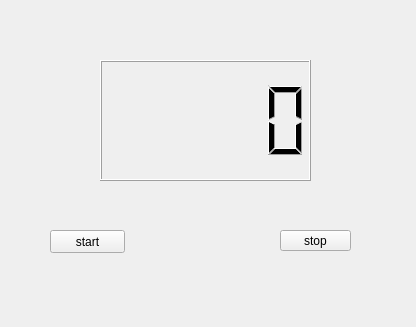
<?xml version="1.0" encoding="UTF-8"?>
<ui version="4.0">
 <class>Widget</class>
 <widget class="QWidget" name="Widget">
  <property name="geometry">
   <rect>
    <x>0</x>
    <y>0</y>
    <width>416</width>
    <height>327</height>
   </rect>
  </property>
  <property name="windowTitle">
   <string>Widget</string>
  </property>
  <widget class="QLCDNumber" name="lcdNumber">
   <property name="geometry">
    <rect>
     <x>100</x>
     <y>60</y>
     <width>211</width>
     <height>121</height>
    </rect>
   </property>
  </widget>
  <widget class="QPushButton" name="btnStart">
   <property name="geometry">
    <rect>
     <x>50</x>
     <y>230</y>
     <width>75</width>
     <height>23</height>
    </rect>
   </property>
   <property name="text">
    <string>start</string>
   </property>
  </widget>
  <widget class="QPushButton" name="btnStop">
   <property name="geometry">
    <rect>
     <x>280</x>
     <y>230</y>
     <width>71</width>
     <height>21</height>
    </rect>
   </property>
   <property name="text">
    <string>stop</string>
   </property>
  </widget>
 </widget>
 <resources/>
 <connections/>
</ui>
